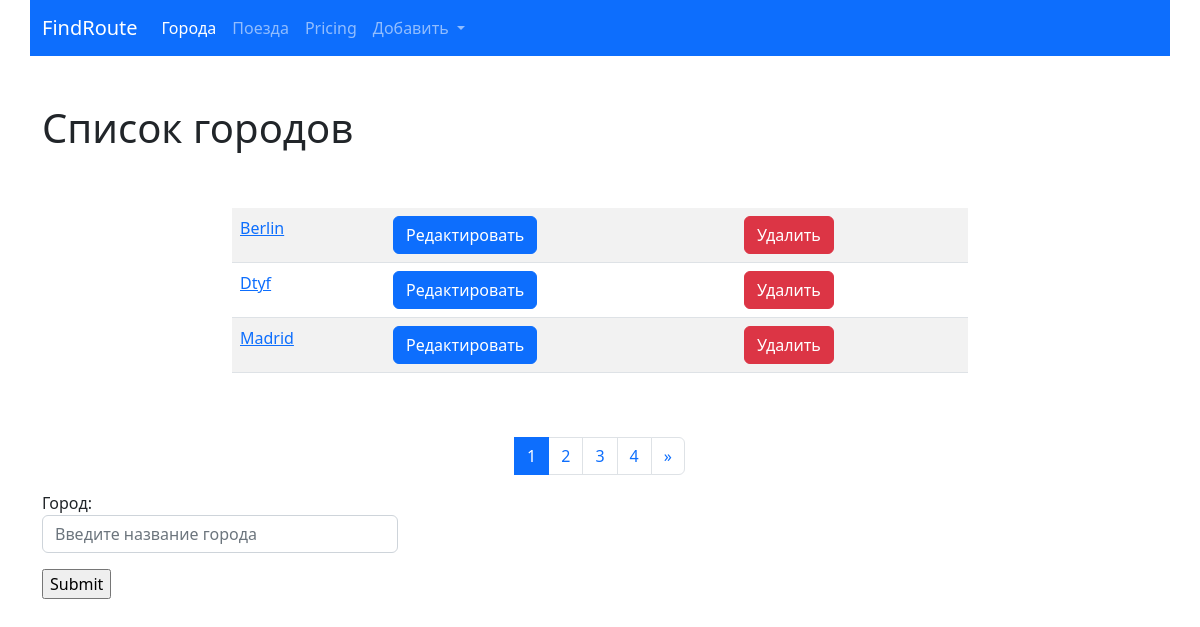
The app's page /cities/, older data.
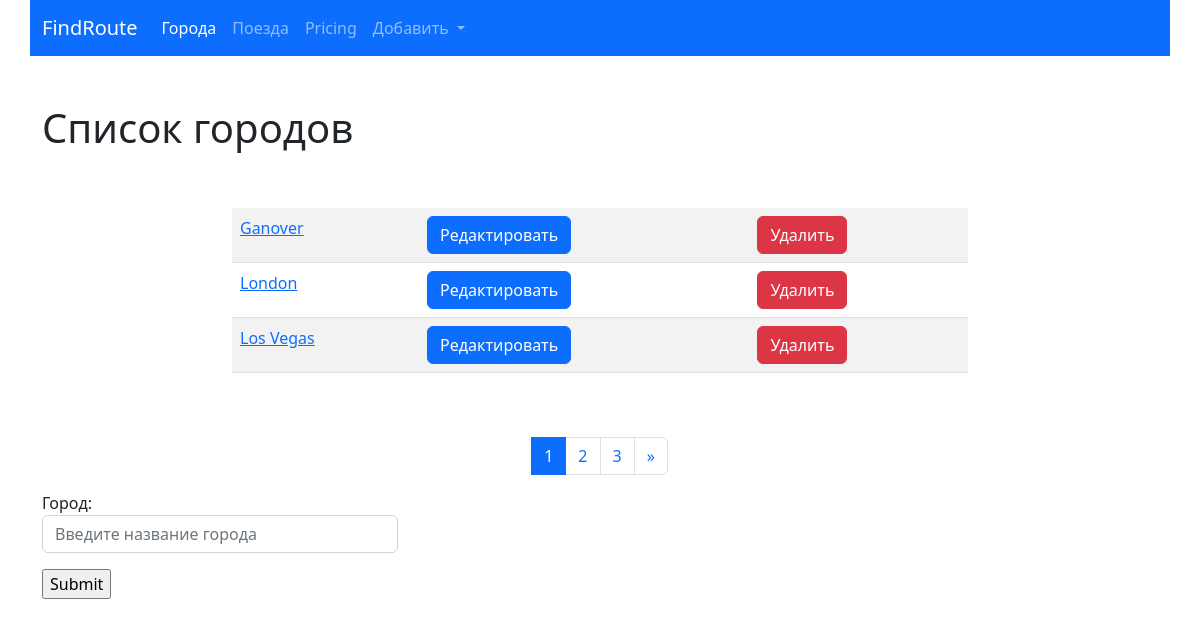
The same page, newer data.
### cities/models.py (models this page shows, shortened)
class City(models.Model):
    name = models.CharField(max_length=150, unique=True, verbose_name='Город')
    class Meta:
        verbose_name = 'Город'
        verbose_name_plural = 'Города'
        ordering = ['name']

### cities/views.py (the view)
# urls.py: path('', CityListView.as_view(), name='home'),
class CityListView(ListView):
    paginate_by = 3
    model = City
    template_name = 'cities/home.html'
    def get_context_data(self, **kwargs):
        context = super().get_context_data(**kwargs)
        form = CityForm()
        context['form'] = form
        return context

### cities/forms.py
class CityForm(forms.ModelForm):
    name = forms.CharField(label='Город', widget=forms.TextInput(attrs={
        'class': 'form-control',
        'placeholder': 'Введите название города'
    }))
    class Meta:
        model = City
        fields = ('name',)

### cities/templates/cities/home.html (shortened to what this page needs)
{% extends 'base.html' %}
{% block content %}
<h1>Список городов</h1>
<div class="row">
    <div class="col-md-8 mx-auto my-5">
        <table class="table table-striped">
            {% for object in page_obj %}
            <tr>
                <td>
                      <a href="{% url 'cities:detail' pk=object.pk %}">{{ object.name }}</a>
                </td>
                <td>
                      <a href="{% url 'cities:update' pk=object.pk %}">
                             <button type="submit" class="btn btn-primary">Редактировать</button></a>
                </td>
                <td>
                     <a href="{% url 'cities:delete' pk=object.pk %}">
                             <button type="submit" class="btn btn-danger">Удалить</button></a>
                </td>
            </tr>
        {% endfor %}
            </table>
    </div>
</div>
<nav aria-label="Page navigation example">
  <ul class="pagination justify-content-center">
      {% for page in page_obj.paginator.page_range%}
          <li class="page-item {% if page == page_obj.number %} active {% endif %}">
              <a class="page-link" href="?page={{page}}">
                  {{ page }}
              </a>
          </li>
      {% endfor %}
    <li class="page-item">
        {% if page_obj.has_next %}
            <a class="page-link" href="?page={{ page_obj.paginator.num_pages }}" arial-label="Next">
        <span aria-hidden="true">&raquo;</span></a>
        {% endif %}
    </li>
  </ul>
</nav>
<div class="row">
    <div class="col-md-4">
        <form action="{% url 'cities:create'%}" method="post">{% csrf_token %}
    {{ form.as_p }}
    <input type="submit" value="Submit">
</form></div>
</div>
{% endblock %}

Row changes from the older to the newer data that the page shows:
removed City: name "Berlin"
removed City: name "Dtyf"
no longer on this page (row unchanged): City: name "Madrid"
added City: name "Ganover"
now on this page (row edited): City: name "London"
added City: name "Los Vegas"
Text that changed along with them:
list line gone: "4"
